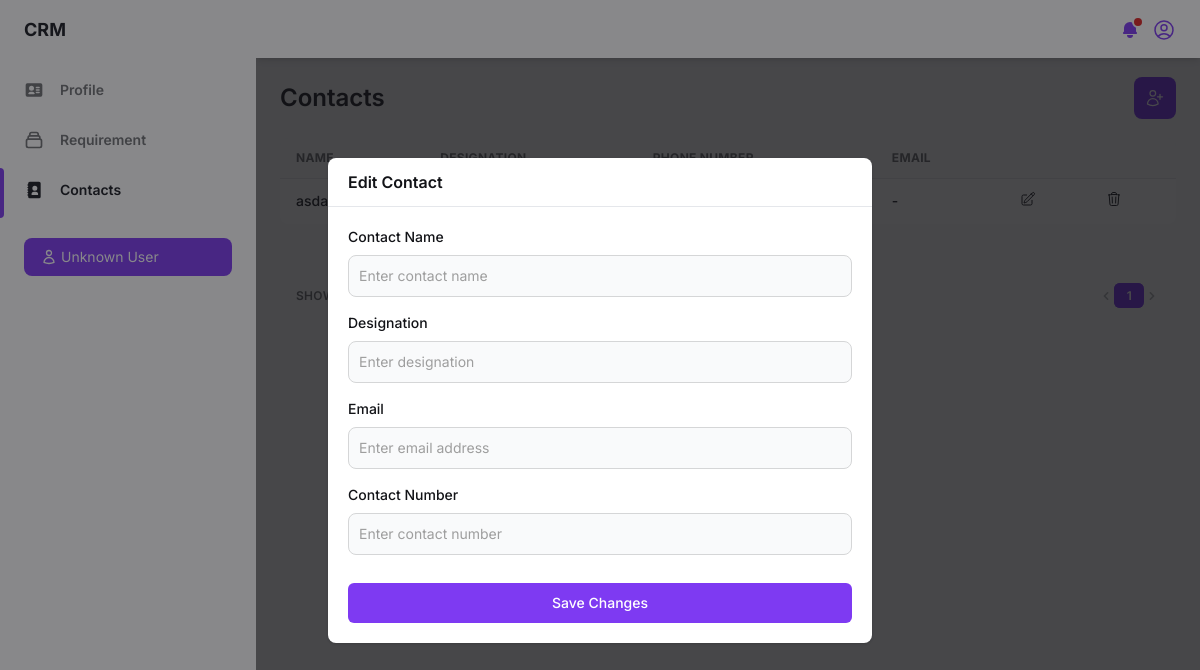
The app's page /contact/ (signed in), older data.
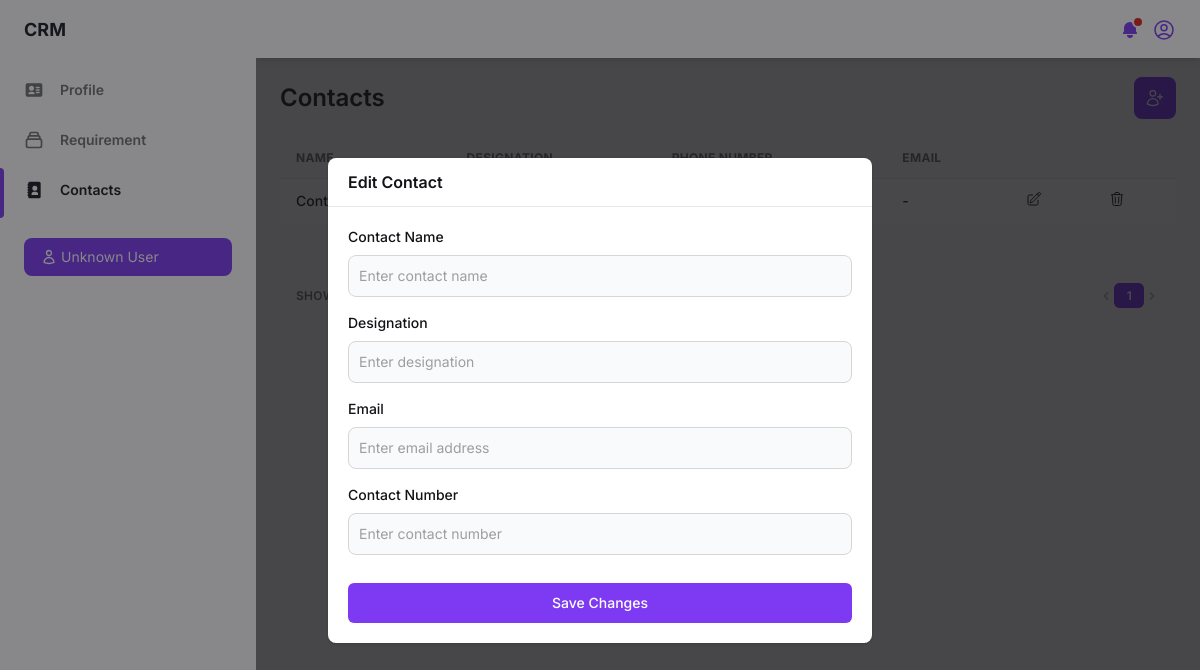
The same page, newer data.
### crm_app/models.py (models this page shows, shortened)
class Contact(models.Model):
    company = models.ForeignKey(Company, on_delete=models.CASCADE, related_name='company_contacts')
    contact_name = models.CharField(max_length=100)
    designation = models.CharField(max_length=100, null=True, blank=True)
    email = models.EmailField(null=True, blank=True)
    phone_number = models.CharField(max_length=20, null=True, blank=True)
    DOB = models.DateField(null=True, blank=True)
    religion = models.CharField(max_length=100, null=True, blank=True)

### crm_app/views.py (the view)
# urls.py: path('contact/', views.contact, name='contact'),
def contact(request):
    if 'user_id' not in request.session:
        return redirect('user')
    user_id = request.session.get('user_id')
    user = get_object_or_404(User, id=user_id)
    company = Company.objects.filter(created_by=user).first()
    contacts = Contact.objects.filter(company=company).order_by('contact_name')
    paginator = Paginator(contacts, 10)
    page = request.GET.get('contacts_page')
    try:
        contacts_page = paginator.page(page)
    except PageNotAnInteger:
        contacts_page = paginator.page(1)
    except EmptyPage:
        contacts_page = paginator.page(paginator.num_pages)
    context = {'user': user, 'company': company, 'contacts': contacts, 'contact_count': contacts.count(), 'contacts_page': contacts_page, 'paginator': paginator}
    return render(request, 'contact.html', context)

### templates/contact.html (shortened to what the changed rows need)
{% load static %}
<!DOCTYPE html>
<html :class="{ 'theme-dark': dark }" x-data="data()" lang="en">
<head>
    <link rel="stylesheet" href="{% static 'css/tailwind.output.css' %}"/>
    <link rel="stylesheet" href="{% static 'css/style.css' %}" />
</head>
<body>
    <div class="flex h-screen bg-gray-50 dark:bg-gray-900" :class="{ 'overflow-hidden': isSideMenuOpen }">
        <div class="flex flex-col flex-1 w-full">
            <main class="min-h-[91.25vh] overflow-y-auto">
                <div class="container px-6 mx-auto grid">
                    <div class="grid gap-4 md:grid-cols-2">
                        <h2 class="my-6 text-2xl font-semibold text-gray-700 dark:text-gray-200">Contacts</h2>
                    </div>
                    <div class="w-full mb-7 overflow-hidden rounded-lg shadow-xs">
                        <div class="w-full overflow-x-auto">
                            <table class="w-full whitespace-no-wrap">
                                <thead>
                                    <tr class="text-xs font-semibold tracking-wide text-left text-gray-500 uppercase border-b dark:border-gray-700 bg-gray-50 dark:text-gray-400 dark:bg-gray-800">
                                        <th class="px-4 py-3">Name</th>
                                        <th class="px-4 py-3">Designation</th>
                                        <th class="px-4 py-3">Phone Number</th>
                                        <th class="px-4 py-3">Email</th>
                                        <th class="px-4 py-3"></th>
                                        <th class="px-4 py-3"></th>
                                    </tr>
                                </thead>
                                <tbody class="bg-white divide-y dark:divide-gray-700 dark:bg-gray-800">
                                    {% for contact in contacts %}
                                    <tr class="text-gray-700 dark:text-gray-400">
                                        <td class="px-4 py-3">
                                            <p class="font-medium text-sm">{{ contact.contact_name|default:"-" }}</p>
                                        </td>
                                        <td class="px-4 py-3">
                                            <p class="font-medium text-sm">{{ contact.designation|default:"-" }}</p>
                                        </td>
                                        <td class="px-4 py-3">
                                            <p class="font-medium text-sm">{{ contact.phone_number|default:"-" }}</p>
                                        </td>
                                        <td class="px-4 py-3">
                                            <p class="font-medium text-sm">{{ contact.email|default:"-" }}</p>
                                        </td>
                                        <td class="px-4 py-3 text-sm">
                                            <button type="button" id="edit-contact-button-{{ contact.id }}" x-on:click="openContactEditModal({{ contact.id }}, '{{ contact.contact_name }}', '{{ contact.designation }}', '{{ contact.phone_number }}', '{{ contact.email }}')"
                                                data-modal-target="contact-edit-crud-modal" data-modal-toggle="contact-edit-crud-modal">
                                            </button>
                                        </td>
                                        <td class="px-4 py-3 text-sm">
                                            <div id="contact-{{ contact.id }}">
                                                <form action="{% url 'delete_contact' contact.id %}" method="POST" style="display: inline;">
                                                    <button type="submit" class="remove-contact-btn">
                                                    </button>
                                                </form>
                                            </div>
                                        </td>
                                    </tr>
                                    {% empty %}
                                    <tr>
                                        <td colspan="6" class="p-3 font-medium text-sm text-center dark:text-gray-400">No contacts found.</td>
                                    </tr>
                                    {% endfor %}
                                </tbody>
                            </table>
                        </div>
                    </div>
                    <div class="grid mt-2 px-4 py-3 text-xs font-semibold tracking-wide text-gray-500 uppercase sm:grid-cols-9 dark:text-gray-400">
                        <span class="flex col-span-4 mt-2 sm:mt-auto sm:justify-end">
                            <nav aria-label="Table navigation">
                                <ul class="inline-flex items-center">
                                    {% for num in contacts_page.paginator.page_range %}
                                        {% if num == contacts_page.number %}
                                        <li>
                                            <span class="px-3 py-1 text-white transition-colors duration-150 bg-purple-600 border border-r-0 border-purple-600 rounded-md focus:outline-none">{{ num }}</span>
                                        </li>
                                        {% else %}
                                        <li>
                                            <a href="?contacts_page={{ num }}" class="px-3 py-1 rounded-md focus:outline-none">{{ num }}</a>
                                        </li>
                                        {% endif %}
                                    {% endfor %}
                                </ul>
                            </nav>
                        </span>
                    </div>
                </div>
            </main>
        </div>
    </div>
</body>
</html>

Row changes from the older to the newer data that the page shows:
removed Contact: contact_name "asdasd", email "-"
added Contact: contact_name "Contact…", email "-"
